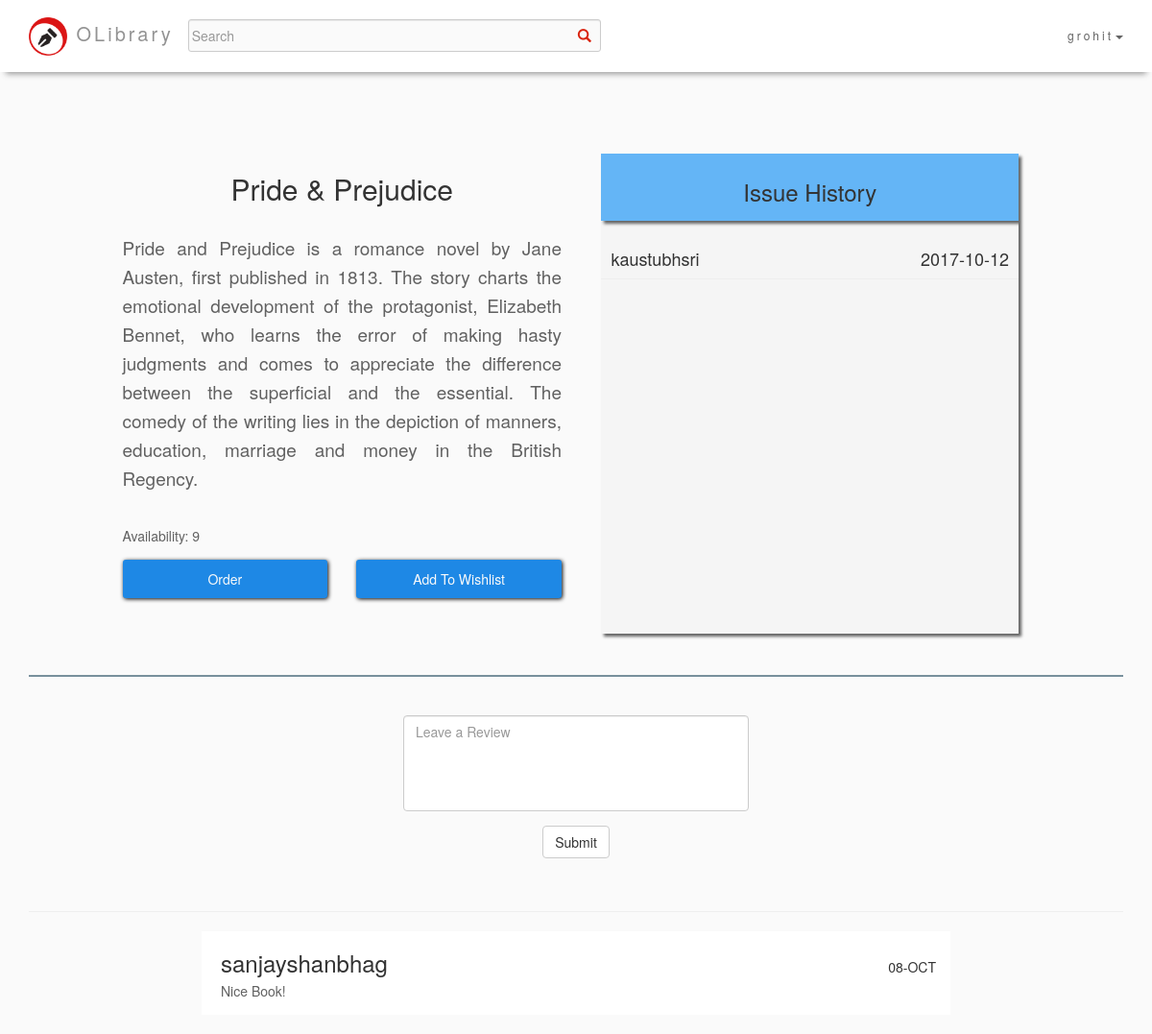
Screenshot of /order.php?id=2 (signed in) with the database file from the repository.
### tables this page shows
CREATE TABLE `books` (
  `id` int(11) NOT NULL,
  `name` varchar(255) NOT NULL,
  `author` varchar(255) NOT NULL,
  `copies` int(11) NOT NULL,
  `description` text NOT NULL
);

CREATE TABLE `issued` (
  `id` int(11) NOT NULL,
  `bid` int(11) NOT NULL,
  `uid` varchar(255) NOT NULL,
  `date1` timestamp NULL DEFAULT CURRENT_TIMESTAMP
);

CREATE TABLE `reviews` (
  `id` int(11) NOT NULL,
  `uid` varchar(255) NOT NULL,
  `bid` int(11) NOT NULL,
  `review` text,
  `date1` timestamp NOT NULL DEFAULT CURRENT_TIMESTAMP
);

### order.php (the view, shortened to what this page needs)
<?php
	include 'databh.php';
    $id = $_GET['id'];
?>
<!DOCTYPE html>
<html>
  <head>
    <link rel="stylesheet" type="text/css" href="CSS/custom_content.css">
      <link rel="stylesheet" href="https://maxcdn.bootstrapcdn.com/bootstrap/3.3.7/css/bootstrap.min.css">
  </head>
	<body>
		<div class="container">
    <nav class="navbar navbar-default navbar-fixed-top" style="background-color: #FFFFFF; border: none;">
                    <div class="container">
                        <div class="navbar-header">
                            <a class="navbar-left" href="index.php" style="margin-top: 18px; color: #939393; text-decoration: none; font-size: 20px;"><img src="images/lo2.png" style="height: 40px; width: 40px; margin-right: 1px;"> OLibrary</a>
                        </div>
                        <div id="navbar" class="navbar-collapse collapse">
                            <ul class="nav navbar-nav navbar-left">
                                <div id="custom-search-input">
                                <form class="navbar-form navbar-left" method="POST" action="searchresults.php" id="search">
                                    <div class="input-group">
                                        <input type="text" class="search-query form-control" placeholder="Search" id="query" name="query"/>
                                        <span class="input-group-btn">
                                            <button class="btn btn-danger" type="submit">
                                                <span class=" glyphicon glyphicon-search"></span>
                                            </button>
                                        </span>
                                    </div>
                                </form>
                                </div>
                            </ul>
                            <ul class="nav navbar-nav navbar-right">
                                <?php
                                if(isset($_SESSION['uid']) && !empty($_SESSION['uid'])){
                                    if(isset($dp) && !empty($dp)){
                                       echo "<li class='dropdown'><a class='dropdown-toggle' data-toggle='dropdown' href='#'>" .$_SESSION['uid']."<span class='caret'></span></a>";
                                   }else{
                                    echo "<li class='dropdown'><a class='dropdown-toggle' data-toggle='dropdown' href='#'>" .$_SESSION['uid']."<span class='caret'></span></a>";
                                   }
                                }
                                else{
                                    echo "<li class='dropdown'><a class='dropdown-toggle' data-toggle='dropdown' href='#'>User<span class='caret'></span></a>";
                                    }
                                    ?>
                                </li>
                            </ul>
                        </div>
                    </div>
                </nav>
        </div>
        <div class="container-fluid back">
            <br><br><br><br><br><br><br><br>
            <div class='container'>
                <div class="row">
                    <div class="col-sm-1 col-lg-1 col-md-1">
                    </div>
                    <div class="col-sm-5 col-lg-5 col-md-5">
                        <?php
                            $sql = "SELECT * FROM books WHERE id = '$id'";
                            $result = $conn->query($sql);
                            $row = $result->fetch_assoc();
                            $name = $row['name'];
                            $descript = $row['description'];
                            echo "<h2 style='text-align: center;'>".$name."</h2>";
                            echo "<br>";
                            echo "<p style='text-align: justify; font-size: 19px;'>".$descript."</p>";
                            echo "<br>";
                            $sql1 = "SELECT id FROM issued WHERE bid = '$id'";
                            $result1 = $conn->query($sql1);
                            $ava = mysqli_num_rows($result1);
                            $tot = $row['copies'];
                            $ava = $tot - $ava;
                            echo "<p>Availability: ".$ava."</p>";
                            echo "<div class='row'>";
                                echo "<div class='col-sm-6 col-md-6 col-lg-6'>";
                                    echo "<a href='orderprocess.php?id=".$id."' class='bton1 center-block'>Order</a>";
                                echo "</div>";
                                echo "<div class='col-sm-6 col-md-6 col-lg-6'>";
                                    echo "<a onclick='wishlist()' class='bton1 center-block'>Add To Wishlist</a>";
                                echo "</div>";
                            echo "</div>";
                        ?>
                        <br>
                        <br>
                    </div>
                    <div class="col-sm-5 col-lg-5 col-md-5">
                        <div class="center-block hist">
                            <div class="histhead">
                                <h3 style="text-align: center;">Issue History</h3>
                            </div>
                            <br>
                            <?php
                                $sql = "SELECT * FROM issued WHERE bid = '$id'";
                                $result = $conn->query($sql);
                                while($row = $result->fetch_assoc()){
                                    $name = $row['uid'];
                                    $date = $row['date1'];
                                    $datearr = explode(" ", $date);
                                    $date1 = $datearr[0];
                                    echo "<h4 style='display: inline; float: left; margin-left: 10px;'>".$name."</h4>";
                                    echo "<h4 style='display: inline; float: right; margin-right: 10px;'>".$date1."</h4>";
                                    echo "<br>";
                                    echo "<hr>";
                                }
                            ?>
                        </div>
                    </div>
                    <div class="col-sm-1 col-lg-1 col-md-1">
                    </div>
                </div>
                <br>
                <hr style="border-width: 2px; border-color: #78909C;">
                <br>
                <div class="form-group">
                    <div class="row">
                        <div class="col-sm-4 col-lg-4 col-md-4">
                        </div>
                        <div class="col-sm-4 col-lg-4 col-md-4">
                            <textarea class="form-control" name="review" id="review" placeholder="Leave a Review" style="resize: none; height: 100px;"></textarea>
                        </div>
                        <div class="col-sm-4 col-lg-4 col-md-4">
                        </div>
                    </div>
                </div>
                <div class="form-group">
                    <div style="text-align: center;">
                        <p onclick="loadDoc()" class="btn btn-default">Submit</p>
                    </div>
                </div>
                <br>
                <hr>
                <div class="resudiv" id="resudiv">
                    <?php
                        $sql = "SELECT * FROM reviews WHERE bid = '$id'";
                        $result = $conn->query($sql);
                        while($row = $result->fetch_assoc()){
                            echo "<div class='row'>";
                                echo "<div class='col-sm-2 col-lg-2 col-md-2'>";
                                echo "</div>";
                                echo "<div class='col-sm-8 col-lg-8 col-md-8'  style='background-color: #FFFFFF;'>";
                                    echo "<br>";
                                    echo "<h3 style='margin-left: 5px; display: inline;'>".$row['uid']."</h3>";
                                    $date = $row['date1'];
                                    $datearr = explode(" ", $date);
                                    $date1 = $datearr[0];
                                    $date1arr = explode("-", $date1);
                                    $month = $date1arr[1];
                                    if($month == '10'){
                                        $month = "OCT";
                                    }
                                    $datedisp = $date1arr[2]."-".$month;
                                    echo "<h5 style='margin-left: 5px; text-align: right; display: inline; float: right;'>".$datedisp."</h5>";
                                    echo "<p style='margin-left: 5px;'>".$row['review']."</p>";
                                echo "</div>";
                                echo "<div class='col-sm-2 col-lg-2 col-md-2'>";
                                echo "</div>";
                            echo "</div>";
                            echo "<br>";
                        }
                    ?>
                </div>
            </div>
        </div>
    </body>
</html>

### CSS/custom_content.css (style rules this page uses)
p { color: #616161; line-height: 30px; }
.navbar { -webkit-box-shadow: 0 8px 6px -6px #999 !important; -moz-box-shadow: 0 8px 6px -6px #999 !important; box-shadow: 0 8px 6px -6px #999 !important; margin-bottom: 0; background-color: #f4511e; z-index: 9999; border: 0; font-size: 12px !important; line-height: 1.42857143 !important; letter-spacing: 3px; border-radius: 0; height: 75px; }
.navbar li a, .navbar .navbar-brand { color: #636363 !important; margin-top: 12PX; }
.bton1 { background-color: #1E88E5; height: 40px; border-radius: 3px; text-align: center; cursor: pointer; padding: 10px; box-shadow: 1px 1px 4px #000000; color: #FAFAFA; text-decoration: none; }
#custom-search-input { margin:0; margin-top: 0px; margin-bottom: 0px; padding: 0; }
#custom-search-input .search-query { padding-right: 3px; padding-right: 4px \9; padding-left: 3px; padding-left: 4px \9; margin-bottom: 0; -webkit-border-radius: 3px; -moz-border-radius: 3px; border-radius: 3px; }
#custom-search-input button { border: 0; background: none; padding: 2px 5px; margin-top: 2px; position: relative; left: -28px; margin-bottom: 0; -webkit-border-radius: 3px; -moz-border-radius: 3px; border-radius: 3px; color:#D9230F; margin-top: 12PX; }
#search input[type=text] { width:430px !important; background-color: #FAFAFA; margin-top: 12px; }
.back { background-color: #FAFAFA; min-height: 100%; min-width: 100%; }
html, body { margin: 0; height: 100%; }
body { min-height: 100%; }
.hist { min-height: 500px; background-color: #F5F5F5; width: 95%; box-shadow: 3px 3px 3px #636363; overflow: scroll; }
.histhead { min-height: 70px; background-color: #64B5F6; box-shadow: 3px 3px 3px #636363; padding-top: 7px; }

### rows the page displays
books: name "Pride & Prejudice", description "Pride and Prejudice is a romance novel by Jane Austen, first published in 1813. The story charts the emotional development of the protagonist, Elizabeth Bennet, who learns the error of making hasty judgments and comes to appreciate the difference between the superficial and the essential. The comedy of the writing lies in the depiction of manners, education, marriage and money in the British Regency."
issued: uid "kaustubhsri", date1 "2017-10-12"
reviews: uid "sanjayshanbhag", date1 "08-OCT", review "Nice Book!"

### other values shown
$_SESSION['uid'] "grohit"
$ava "9"
